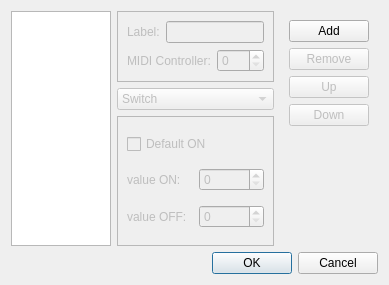
<?xml version="1.0" encoding="UTF-8"?>
<ui version="4.0">
 <comment>
    MIDI Virtual Piano Keyboard
    Copyright (C) 2008-2016, Pedro Lopez-Cabanillas

    This program is free software; you can redistribute it and/or modify
    it under the terms of the GNU General Public License as published by
    the Free Software Foundation; either version 3 of the License, or
    (at your option) any later version.

    This program is distributed in the hope that it will be useful,
    but WITHOUT ANY WARRANTY; without even the implied warranty of
    MERCHANTABILITY or FITNESS FOR A PARTICULAR PURPOSE.  See the
    GNU General Public License for more details.

    You should have received a copy of the GNU General Public License along
    with this program; If not, see http://www.gnu.org/licenses/
 </comment>
 <class>DialogExtraControls</class>
 <widget class="QDialog" name="DialogExtraControls">
  <property name="geometry">
   <rect>
    <x>0</x>
    <y>0</y>
    <width>376</width>
    <height>267</height>
   </rect>
  </property>
  <property name="windowTitle">
   <string>Extra Controls Editor</string>
  </property>
  <property name="windowIcon">
   <iconset resource="../data/vmpk.qrc">
    <normaloff>:/vpiano/vmpk_32x32.png</normaloff>:/vpiano/vmpk_32x32.png</iconset>
  </property>
  <layout class="QGridLayout" name="gridLayout_6">
   <item row="0" column="0" rowspan="3">
    <widget class="QListWidget" name="extraList">
     <property name="minimumSize">
      <size>
       <width>100</width>
       <height>0</height>
      </size>
     </property>
    </widget>
   </item>
   <item row="0" column="1">
    <widget class="QFrame" name="commonFrame">
     <property name="enabled">
      <bool>false</bool>
     </property>
     <property name="frameShape">
      <enum>QFrame::StyledPanel</enum>
     </property>
     <property name="frameShadow">
      <enum>QFrame::Raised</enum>
     </property>
     <layout class="QGridLayout" name="gridLayout_3">
      <item row="0" column="0">
       <widget class="QLabel" name="lblLabel">
        <property name="text">
         <string>Label:</string>
        </property>
        <property name="buddy">
         <cstring>txtLabel</cstring>
        </property>
       </widget>
      </item>
      <item row="0" column="1" colspan="2">
       <widget class="QLineEdit" name="txtLabel"/>
      </item>
      <item row="1" column="0" colspan="2">
       <widget class="QLabel" name="lblController">
        <property name="text">
         <string>MIDI Controller:</string>
        </property>
        <property name="buddy">
         <cstring>spinController</cstring>
        </property>
       </widget>
      </item>
      <item row="1" column="2">
       <widget class="QSpinBox" name="spinController">
        <property name="maximum">
         <number>127</number>
        </property>
       </widget>
      </item>
     </layout>
    </widget>
   </item>
   <item row="0" column="2" rowspan="3">
    <widget class="QFrame" name="frameButtons">
     <property name="frameShape">
      <enum>QFrame::NoFrame</enum>
     </property>
     <layout class="QVBoxLayout" name="verticalLayout">
      <item>
       <widget class="QPushButton" name="btnAdd">
        <property name="text">
         <string>Add</string>
        </property>
        <property name="icon">
         <iconset resource="../data/vmpk.qrc">
          <normaloff>:/vpiano/list-add.svg</normaloff>:/vpiano/list-add.svg</iconset>
        </property>
       </widget>
      </item>
      <item>
       <widget class="QPushButton" name="btnRemove">
        <property name="enabled">
         <bool>false</bool>
        </property>
        <property name="text">
         <string>Remove</string>
        </property>
        <property name="icon">
         <iconset resource="../data/vmpk.qrc">
          <normaloff>:/vpiano/list-remove.svg</normaloff>:/vpiano/list-remove.svg</iconset>
        </property>
       </widget>
      </item>
      <item>
       <widget class="QPushButton" name="btnUp">
        <property name="enabled">
         <bool>false</bool>
        </property>
        <property name="text">
         <string>Up</string>
        </property>
       </widget>
      </item>
      <item>
       <widget class="QPushButton" name="btnDown">
        <property name="enabled">
         <bool>false</bool>
        </property>
        <property name="text">
         <string>Down</string>
        </property>
       </widget>
      </item>
      <item>
       <spacer name="verticalSpacer">
        <property name="orientation">
         <enum>Qt::Vertical</enum>
        </property>
        <property name="sizeHint" stdset="0">
         <size>
          <width>20</width>
          <height>40</height>
         </size>
        </property>
       </spacer>
      </item>
     </layout>
    </widget>
   </item>
   <item row="1" column="1">
    <widget class="QComboBox" name="cboControlType">
     <property name="enabled">
      <bool>false</bool>
     </property>
     <item>
      <property name="text">
       <string>Switch</string>
      </property>
     </item>
     <item>
      <property name="text">
       <string>Knob</string>
      </property>
     </item>
     <item>
      <property name="text">
       <string>Spin box</string>
      </property>
     </item>
     <item>
      <property name="text">
       <string>Slider</string>
      </property>
     </item>
     <item>
      <property name="text">
       <string>Button Ctl</string>
      </property>
     </item>
     <item>
      <property name="text">
       <string>Button SysEx</string>
      </property>
     </item>
    </widget>
   </item>
   <item row="2" column="1">
    <widget class="QStackedWidget" name="stackedPanel">
     <property name="enabled">
      <bool>false</bool>
     </property>
     <property name="frameShape">
      <enum>QFrame::StyledPanel</enum>
     </property>
     <property name="frameShadow">
      <enum>QFrame::Raised</enum>
     </property>
     <property name="currentIndex">
      <number>0</number>
     </property>
     <widget class="QWidget" name="pageSwitch">
      <layout class="QGridLayout" name="gridLayout_2">
       <item row="0" column="0" colspan="2">
        <widget class="QCheckBox" name="chkSwitchDefOn">
         <property name="text">
          <string>Default ON</string>
         </property>
        </widget>
       </item>
       <item row="1" column="0">
        <widget class="QLabel" name="lblvalueOn">
         <property name="text">
          <string>value ON:</string>
         </property>
         <property name="buddy">
          <cstring>spinValueOn</cstring>
         </property>
        </widget>
       </item>
       <item row="1" column="1">
        <widget class="QSpinBox" name="spinValueOn">
         <property name="maximum">
          <number>127</number>
         </property>
        </widget>
       </item>
       <item row="2" column="0">
        <widget class="QLabel" name="lblValueOff">
         <property name="text">
          <string>value OFF:</string>
         </property>
         <property name="buddy">
          <cstring>spinValueOff</cstring>
         </property>
        </widget>
       </item>
       <item row="2" column="1">
        <widget class="QSpinBox" name="spinValueOff">
         <property name="maximum">
          <number>127</number>
         </property>
        </widget>
       </item>
      </layout>
     </widget>
     <widget class="QWidget" name="pageKnob">
      <layout class="QGridLayout" name="gridLayout">
       <item row="0" column="0">
        <widget class="QLabel" name="lblKnobMin">
         <property name="text">
          <string>Min. value:</string>
         </property>
         <property name="buddy">
          <cstring>spinKnobMin</cstring>
         </property>
        </widget>
       </item>
       <item row="0" column="1">
        <widget class="QSpinBox" name="spinKnobMin">
         <property name="maximum">
          <number>127</number>
         </property>
        </widget>
       </item>
       <item row="1" column="0">
        <widget class="QLabel" name="lblKnobMax">
         <property name="text">
          <string>Max. value:</string>
         </property>
         <property name="buddy">
          <cstring>spinKnobMax</cstring>
         </property>
        </widget>
       </item>
       <item row="1" column="1">
        <widget class="QSpinBox" name="spinKnobMax">
         <property name="maximum">
          <number>127</number>
         </property>
        </widget>
       </item>
       <item row="2" column="0">
        <widget class="QLabel" name="labelKnobDef">
         <property name="text">
          <string>Default value:</string>
         </property>
         <property name="buddy">
          <cstring>spinKnobDef</cstring>
         </property>
        </widget>
       </item>
       <item row="2" column="1">
        <widget class="QSpinBox" name="spinKnobDef">
         <property name="maximum">
          <number>127</number>
         </property>
        </widget>
       </item>
      </layout>
     </widget>
     <widget class="QWidget" name="pageSpinbox">
      <layout class="QGridLayout" name="gridLayout_4">
       <item row="0" column="0">
        <widget class="QLabel" name="lblSpinMin">
         <property name="text">
          <string>Min. value:</string>
         </property>
         <property name="buddy">
          <cstring>spinSpinMin</cstring>
         </property>
        </widget>
       </item>
       <item row="0" column="1">
        <widget class="QSpinBox" name="spinSpinMin">
         <property name="maximum">
          <number>127</number>
         </property>
        </widget>
       </item>
       <item row="1" column="0">
        <widget class="QLabel" name="lblSpinMax">
         <property name="text">
          <string>Max. value:</string>
         </property>
         <property name="buddy">
          <cstring>spinSpinMax</cstring>
         </property>
        </widget>
       </item>
       <item row="1" column="1">
        <widget class="QSpinBox" name="spinSpinMax">
         <property name="maximum">
          <number>127</number>
         </property>
        </widget>
       </item>
       <item row="2" column="0">
        <widget class="QLabel" name="lblSpinDef">
         <property name="text">
          <string>Default value:</string>
         </property>
         <property name="buddy">
          <cstring>spinSpinDef</cstring>
         </property>
        </widget>
       </item>
       <item row="2" column="1">
        <widget class="QSpinBox" name="spinSpinDef">
         <property name="maximum">
          <number>127</number>
         </property>
        </widget>
       </item>
      </layout>
     </widget>
     <widget class="QWidget" name="pageSlider">
      <layout class="QGridLayout" name="gridLayout_5">
       <item row="0" column="0">
        <widget class="QLabel" name="lblSliderSize">
         <property name="text">
          <string>Display size:</string>
         </property>
         <property name="buddy">
          <cstring>spinSliderSize</cstring>
         </property>
        </widget>
       </item>
       <item row="0" column="1">
        <widget class="QSpinBox" name="spinSliderSize">
         <property name="maximum">
          <number>9999</number>
         </property>
        </widget>
       </item>
       <item row="1" column="0">
        <widget class="QLabel" name="lblSliderMin">
         <property name="text">
          <string>Min. value:</string>
         </property>
         <property name="buddy">
          <cstring>spinSliderMin</cstring>
         </property>
        </widget>
       </item>
       <item row="1" column="1">
        <widget class="QSpinBox" name="spinSliderMin">
         <property name="maximum">
          <number>127</number>
         </property>
        </widget>
       </item>
       <item row="2" column="0">
        <widget class="QLabel" name="lblSliderMax">
         <property name="text">
          <string>Max. value:</string>
         </property>
         <property name="buddy">
          <cstring>spinSliderMax</cstring>
         </property>
        </widget>
       </item>
       <item row="2" column="1">
        <widget class="QSpinBox" name="spinSliderMax">
         <property name="maximum">
          <number>127</number>
         </property>
        </widget>
       </item>
       <item row="3" column="0">
        <widget class="QLabel" name="lblSliderDef">
         <property name="text">
          <string>Default value:</string>
         </property>
         <property name="buddy">
          <cstring>spinSliderDef</cstring>
         </property>
        </widget>
       </item>
       <item row="3" column="1">
        <widget class="QSpinBox" name="spinSliderDef">
         <property name="maximum">
          <number>127</number>
         </property>
        </widget>
       </item>
      </layout>
     </widget>
     <widget class="QWidget" name="pageButtonCtl">
      <layout class="QGridLayout" name="gridLayout_7">
       <item row="0" column="0">
        <widget class="QLabel" name="lblvalue">
         <property name="text">
          <string>value:</string>
         </property>
         <property name="buddy">
          <cstring>spinValueOn</cstring>
         </property>
        </widget>
       </item>
       <item row="0" column="1">
        <widget class="QSpinBox" name="spinValue">
         <property name="maximum">
          <number>127</number>
         </property>
        </widget>
       </item>
       <item row="1" column="0">
        <spacer name="verticalSpacer_3">
         <property name="orientation">
          <enum>Qt::Vertical</enum>
         </property>
         <property name="sizeHint" stdset="0">
          <size>
           <width>20</width>
           <height>40</height>
          </size>
         </property>
        </spacer>
       </item>
      </layout>
     </widget>
     <widget class="QWidget" name="pageButtonSyx">
      <layout class="QGridLayout" name="gridLayout_8">
       <item row="0" column="0">
        <widget class="QLabel" name="lblFileName">
         <property name="text">
          <string>File name:</string>
         </property>
         <property name="alignment">
          <set>Qt::AlignBottom|Qt::AlignLeading|Qt::AlignLeft</set>
         </property>
        </widget>
       </item>
       <item row="1" column="0">
        <widget class="QLineEdit" name="edtFileSyx">
         <property name="readOnly">
          <bool>true</bool>
         </property>
        </widget>
       </item>
       <item row="1" column="1">
        <widget class="QToolButton" name="btnFileSyx">
         <property name="text">
          <string>...</string>
         </property>
        </widget>
       </item>
       <item row="2" column="0">
        <spacer name="verticalSpacer_2">
         <property name="orientation">
          <enum>Qt::Vertical</enum>
         </property>
         <property name="sizeHint" stdset="0">
          <size>
           <width>20</width>
           <height>40</height>
          </size>
         </property>
        </spacer>
       </item>
      </layout>
     </widget>
    </widget>
   </item>
   <item row="3" column="0" colspan="3">
    <widget class="QDialogButtonBox" name="buttonBox">
     <property name="orientation">
      <enum>Qt::Horizontal</enum>
     </property>
     <property name="standardButtons">
      <set>QDialogButtonBox::Cancel|QDialogButtonBox::Ok</set>
     </property>
    </widget>
   </item>
  </layout>
 </widget>
 <tabstops>
  <tabstop>extraList</tabstop>
  <tabstop>txtLabel</tabstop>
  <tabstop>spinController</tabstop>
  <tabstop>chkSwitchDefOn</tabstop>
  <tabstop>spinValueOn</tabstop>
  <tabstop>spinValueOff</tabstop>
  <tabstop>spinKnobMin</tabstop>
  <tabstop>spinKnobMax</tabstop>
  <tabstop>spinKnobDef</tabstop>
  <tabstop>spinSpinMin</tabstop>
  <tabstop>spinSpinMax</tabstop>
  <tabstop>spinSpinDef</tabstop>
  <tabstop>spinSliderSize</tabstop>
  <tabstop>spinSliderMin</tabstop>
  <tabstop>spinSliderMax</tabstop>
  <tabstop>spinSliderDef</tabstop>
  <tabstop>btnAdd</tabstop>
  <tabstop>btnRemove</tabstop>
  <tabstop>btnUp</tabstop>
  <tabstop>btnDown</tabstop>
  <tabstop>buttonBox</tabstop>
 </tabstops>
 <resources>
  <include location="../data/vmpk.qrc"/>
 </resources>
 <connections>
  <connection>
   <sender>buttonBox</sender>
   <signal>accepted()</signal>
   <receiver>DialogExtraControls</receiver>
   <slot>accept()</slot>
   <hints>
    <hint type="sourcelabel">
     <x>254</x>
     <y>298</y>
    </hint>
    <hint type="destinationlabel">
     <x>157</x>
     <y>274</y>
    </hint>
   </hints>
  </connection>
  <connection>
   <sender>buttonBox</sender>
   <signal>rejected()</signal>
   <receiver>DialogExtraControls</receiver>
   <slot>reject()</slot>
   <hints>
    <hint type="sourcelabel">
     <x>322</x>
     <y>298</y>
    </hint>
    <hint type="destinationlabel">
     <x>286</x>
     <y>274</y>
    </hint>
   </hints>
  </connection>
  <connection>
   <sender>cboControlType</sender>
   <signal>currentIndexChanged(int)</signal>
   <receiver>stackedPanel</receiver>
   <slot>setCurrentIndex(int)</slot>
   <hints>
    <hint type="sourcelabel">
     <x>231</x>
     <y>89</y>
    </hint>
    <hint type="destinationlabel">
     <x>273</x>
     <y>113</y>
    </hint>
   </hints>
  </connection>
  <connection>
   <sender>stackedPanel</sender>
   <signal>currentChanged(int)</signal>
   <receiver>cboControlType</receiver>
   <slot>setCurrentIndex(int)</slot>
   <hints>
    <hint type="sourcelabel">
     <x>134</x>
     <y>111</y>
    </hint>
    <hint type="destinationlabel">
     <x>164</x>
     <y>89</y>
    </hint>
   </hints>
  </connection>
 </connections>
</ui>
